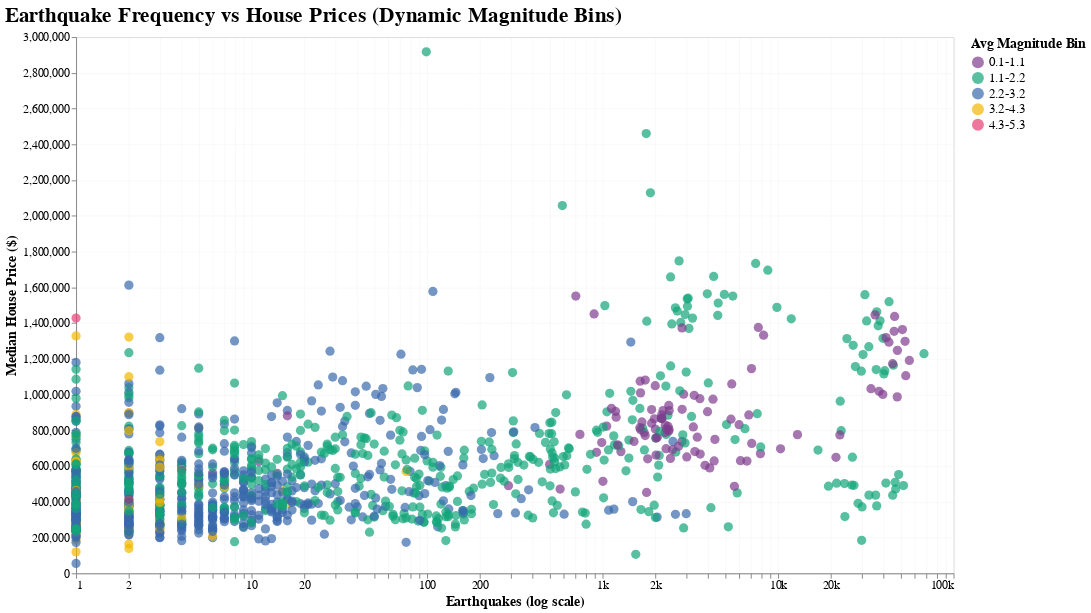

The cell this chart's notebook holds for it:
### Code cell
import altair as alt
import numpy as np
import pandas as pd

# --------------------------
# 1. CLEAN DATA
# --------------------------

df_corr = df_state_aggreg.copy()

# Remove invalid values
df_corr = df_corr[
    (df_corr["n_earthquakes"] > 0) &
    (df_corr["avg_price"] > 0) &
    (df_corr["avg_magnitude"].notna())
].copy()

# Add log value for regression
df_corr["log_eq"] = np.log(df_corr["n_earthquakes"])

# --------------------------
# 2. CREATE DYNAMIC EXCLUSIVE BINS
# --------------------------

# Determine min and max of avg_magnitude
min_mag = df_corr["avg_magnitude"].min()
max_mag = df_corr["avg_magnitude"].max()

# Create 5 equal-width bins
bins = np.linspace(min_mag, max_mag, num=6)  # 6 edges → 5 bins
labels = [f"{round(bins[i],1)}-{round(bins[i+1],1)}" for i in range(len(bins)-1)]

# right=False ensures upper boundary is exclusive
df_corr["magnitude_bin"] = pd.cut(df_corr["avg_magnitude"], bins=bins, labels=labels, right=False)

# --------------------------
# 3. SCATTER WITH DARK COLORS
# --------------------------

color_scale = alt.Scale(
    domain=labels,
    range=["#7f3c8d", "#11a579", "#3969ac", "#f2b701", "#e73f74"]  # dark, distinct
)

scatter_all = (
    alt.Chart(df_corr)
    .mark_circle(size=90, opacity=0.7)
    .encode(
        x=alt.X(
            "n_earthquakes:Q",
            title="Earthquakes (log scale)",
            scale=alt.Scale(type="log"),
            axis=alt.Axis(format="~s")
        ),
        y=alt.Y(
            "avg_price:Q",
            title="Median House Price ($)",
            scale=alt.Scale(zero=False, padding=10)
        ),
        color=alt.Color(
            "magnitude_bin:N",
            title="Avg Magnitude Bin",
            scale=color_scale
        ),
        tooltip=[
            alt.Tooltip("state:N", title="State"),
            alt.Tooltip("year:O", title="Year"),
            alt.Tooltip("n_earthquakes:Q", title="Earthquakes"),
            alt.Tooltip("avg_price:Q", title="House Price ($)"),
            alt.Tooltip("avg_magnitude:Q", title="Avg Magnitude"),
            alt.Tooltip("magnitude_bin:N", title="Magnitude Bin")
        ]
    )
)

# --------------------------
# 4. TRENDLINE
# --------------------------

smooth_all = (
    alt.Chart(df_corr)
    .transform_regression("log_eq", "avg_price")
    .mark_line(color="black", size=3)
    .encode(
        x=alt.X("n_earthquakes:Q", scale=alt.Scale(type="log")),
        y="avg_price:Q"
    )
)

# --------------------------
# 5. COMBINE BOTH
# --------------------------

correlation_all = (
    (scatter_all + smooth_all)
    .properties(
        width=900,
        height=550,
        title="Earthquake Frequency vs House Prices (Dynamic Magnitude Bins)"
    )
    .configure_axis(
        gridOpacity=0.20,
        labelFontSize=12,
        titleFontSize=14
    )
    .configure_title(
        fontSize=22,
        anchor="start"
    )
    .configure_legend(
        titleFontSize=14,
        labelFontSize=13,
        symbolSize=150
    )
)

correlation_all

### Figure 1 — Vega specification as saved in the notebook (floating-point values rounded to 4 significant figures; data arrays with more than 128 entries replaced by an {"elided": "..."} marker saying what was removed)
{"$schema": "https://vega.github.io/schema/vega/v5.json", "data": [{"name": "source_0", "values": {"elided": "1204 records"}}, {"name": "data_0", "values": {"elided": "1204 records"}}, {"name": "data_1", "source": "source_0", "transform": [{"type": "regression", "x": "log_eq", "y": "avg_price", "as": ["log_eq", "avg_price"]}, {"type": "project", "fields": ["avg_price", "n_earthquakes"]}]}], "marks": [{"type": "symbol", "name": "layer_0_marks", "from": {"data": "data_0"}, "encode": {"update": {"opacity": {"value": 0.7}, "shape": {"value": "circle"}, "x": {"field": "n_earthquakes", "scale": "x"}, "tooltip": {"signal": "{\"State\": isValid(datum[\"state\"]) ? datum[\"state\"] : \"\"+datum[\"state\"], \"Year\": isValid(datum[\"year\"]) ? datum[\"year\"] : \"\"+datum[\"year\"], \"Earthquakes\": format(datum[\"n_earthquakes\"], \"\"), \"House Price ($)\": format(datum[\"avg_price\"], \"\"), \"Avg Magnitude\": format(datum[\"avg_magnitude\"], \"\"), \"Magnitude Bin\": isValid(datum[\"magnitude_bin\"]) ? datum[\"magnitude_bin\"] : \"\"+datum[\"magnitude_bin\"]}"}, "y": {"field": "avg_price", "scale": "y"}, "fill": {"field": "magnitude_bin", "scale": "color"}, "size": {"value": 90}}}, "style": ["circle"]}, {"type": "line", "name": "layer_1_marks", "from": {"data": "data_1"}, "sort": {"field": "x"}, "encode": {"update": {"strokeWidth": {"value": 3}, "stroke": {"value": "black"}, "y": {"field": "avg_price", "scale": "y"}, "x": {"field": "n_earthquakes", "scale": "x"}, "defined": {"signal": "isValid(datum[\"n_earthquakes\"]) && isFinite(+datum[\"n_earthquakes\"]) && isValid(datum[\"avg_price\"]) && isFinite(+datum[\"avg_price\"])"}}}, "style": ["line"]}], "scales": [{"name": "x", "type": "log", "domain": {"fields": [{"data": "data_0", "field": "n_earthquakes"}, {"data": "data_1", "field": "n_earthquakes"}]}, "range": [0, {"signal": "width"}], "nice": true}, {"name": "y", "type": "linear", "domain": {"fields": [{"data": "data_0", "field": "avg_price"}, {"data": "data_1", "field": "avg_price"}]}, "range": [{"signal": "height"}, 0], "zero": false, "padding": 10, "nice": true}, {"name": "color", "type": "ordinal", "domain": ["0.1-1.1", "1.1-2.2", "2.2-3.2", "3.2-4.3", "4.3-5.3"], "range": ["#7f3c8d", "#11a579", "#3969ac", "#f2b701", "#e73f74"]}], "axes": [{"scale": "x", "grid": true, "minExtent": 0, "gridScale": "y", "aria": false, "labels": false, "ticks": false, "orient": "bottom", "zindex": 0, "domain": false, "maxExtent": 0}, {"scale": "y", "orient": "left", "minExtent": 0, "ticks": false, "zindex": 0, "maxExtent": 0, "tickCount": {"signal": "ceil(height/40)"}, "grid": true, "gridScale": "x", "domain": false, "labels": false, "aria": false}, {"scale": "x", "zindex": 0, "labelFlush": true, "grid": false, "title": "Earthquakes (log scale)", "orient": "bottom", "format": "~s", "labelOverlap": "greedy"}, {"scale": "y", "orient": "left", "grid": false, "labelOverlap": true, "tickCount": {"signal": "ceil(height/40)"}, "title": "Median House Price ($)", "zindex": 0}], "title": {"text": "Earthquake Frequency vs House Prices (Dynamic Magnitude Bins)", "anchor": "start"}, "padding": 5, "height": 550, "style": "cell", "legends": [{"title": "Avg Magnitude Bin", "fill": "color", "symbolType": "circle", "encode": {"symbols": {"update": {"opacity": {"value": 0.7}}}}}], "config": {"axis": {"gridOpacity": 0.2, "labelFontSize": 12, "titleFontSize": 14}, "legend": {"labelFontSize": 13, "symbolSize": 150, "titleFontSize": 14}, "style": {"group-title": {"fontSize": 22}}}, "background": "white", "width": 900}
